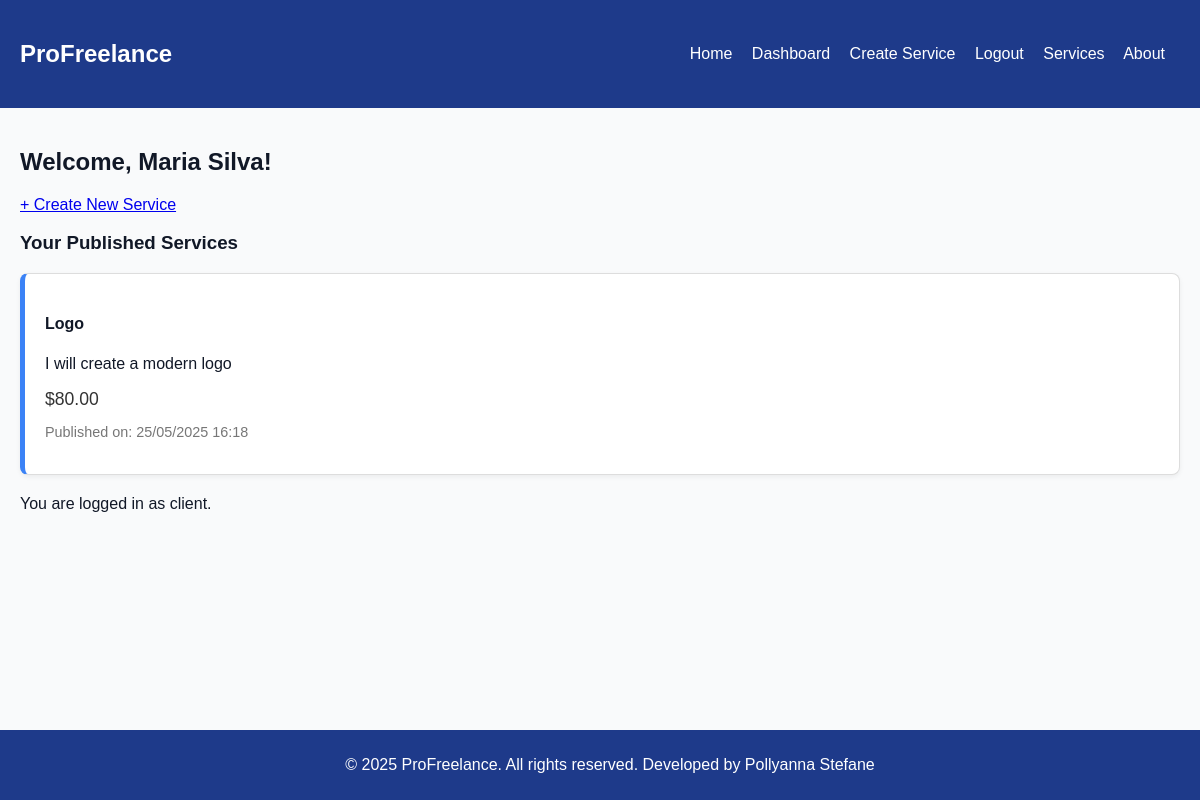
The app's page /dashboard.php (signed in) with its own data.
### tables this page shows
CREATE TABLE services (
    id INTEGER PRIMARY KEY AUTOINCREMENT,
    user_id INTEGER NOT NULL,
    title TEXT NOT NULL,
    description TEXT NOT NULL,
    price REAL NOT NULL,
    category TEXT NOT NULL,
    created_at DATETIME DEFAULT CURRENT_TIMESTAMP,
    FOREIGN KEY (user_id) REFERENCES users(id)
);

### dashboard.php (the view, shortened to what this page needs)
<?php include('includes/header.php'); ?>
<main>
    <h2>Welcome, <?= htmlspecialchars($_SESSION['name']); ?>!</h2>
    <p>
        <a href="create_service.php" class="btn">+ Create New Service</a>
    </p>
    <h3>Your Published Services</h3>
    <?php
    require_once 'includes/db.php';
    $user_id = $_SESSION['user_id'];
    $stmt = $db->prepare("SELECT * FROM services WHERE user_id = :user_id ORDER BY created_at DESC");
    $stmt->bindValue(':user_id', $user_id);
    $result = $stmt->execute();
    while ($service = $result->fetchArray(SQLITE3_ASSOC)):
    ?>
        <div class="service-card">
            <h4><?= htmlspecialchars($service['title']) ?></h4>
            <p><?= nl2br(htmlspecialchars($service['description'])) ?></p>
            <p class="price">$<?= number_format($service['price'], 2) ?></p>
            <p class="date">Published on: <?= date('d/m/Y H:i', strtotime($service['created_at'])) ?></p>
        </div>
    <?php endwhile; ?>
    <p>You are logged in as <?= htmlspecialchars($_SESSION['type']); ?>.</p>
</main>
<?php include('includes/footer.php'); ?>

### css/style.css (style rules this page uses)
body { font-family: Arial, sans-serif; background-color: #F9FAFB; color: #111827; margin: 0; padding: 0; }
main { padding: 20px; }
.service-card { background-color: #fff; border: 1px solid #ddd; border-left: 5px solid #3B82F6; padding: 20px; margin-bottom: 20px; border-radius: 8px; box-shadow: 0 2px 5px rgba(0, 0, 0, 0.06); transition: box-shadow 0.3s; }
.service-card .price { font-size: 1.1em; color: #333; margin-top: 5px; margin-bottom: 10px; }
.service-card .freelancer, .service-card .date { font-size: 0.9em; color: #777; }

### records on screen
services: title "Logo", description "I will create a modern logo", price "80.00", created_at "25/05/2025 16:18"

### other values on screen
$_SESSION['name'] "Maria Silva"
$_SESSION['type'] "client"
